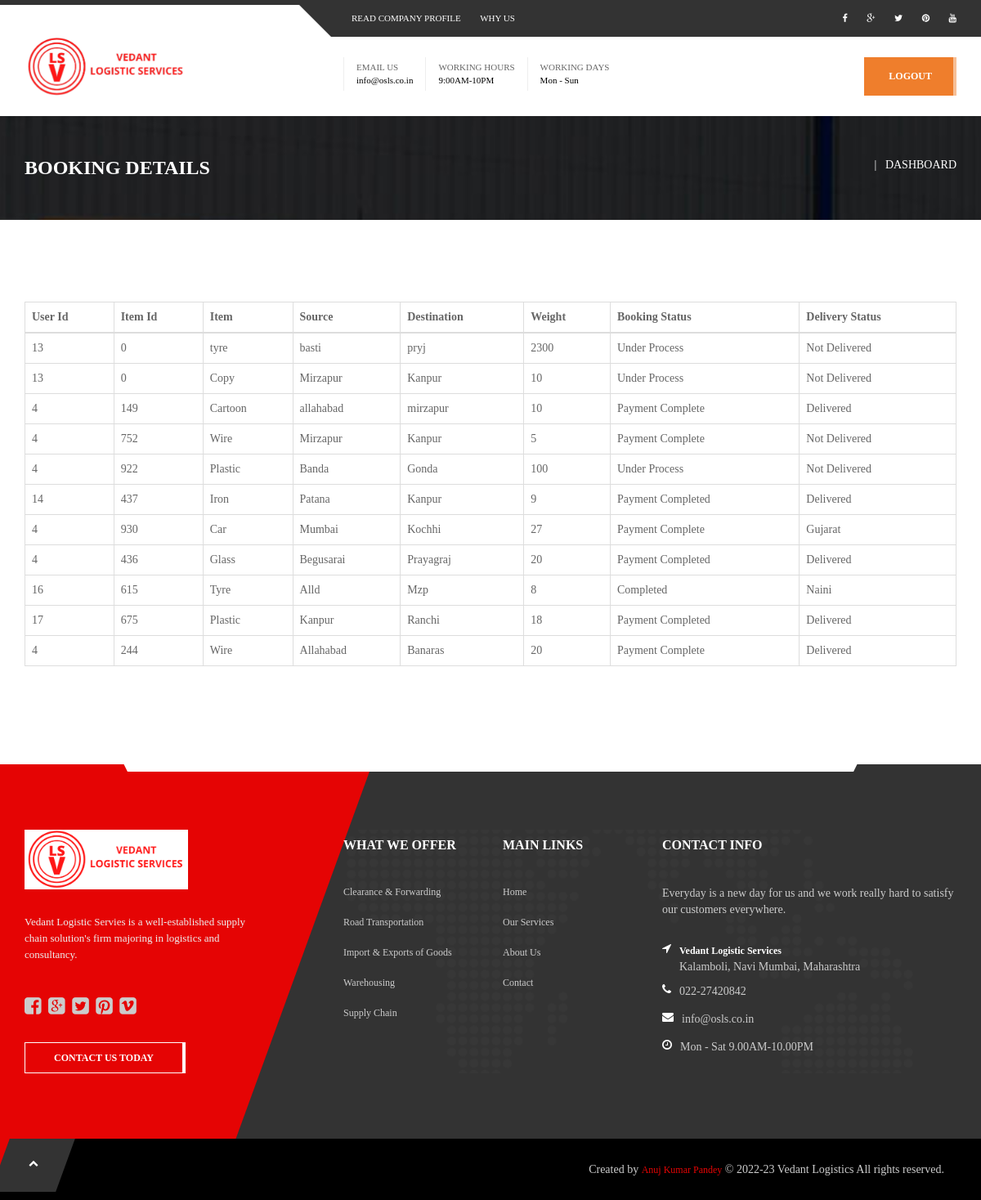
The page /bookinfo.php on the database its author committed.
### tables this page shows
CREATE TABLE `bookingdetails` (
  `id` int(11) NOT NULL,
  `itemid` int(11) NOT NULL,
  `userID` int(11) NOT NULL,
  `item` varchar(255) NOT NULL,
  `source` varchar(255) NOT NULL,
  `destination` varchar(255) NOT NULL,
  `weight` int(11) NOT NULL,
  `bookingstatus` varchar(255) NOT NULL DEFAULT 'Under Process',
  `deliverystatus` varchar(255) NOT NULL DEFAULT 'Not Delivered',
  `price` int(11) NOT NULL
);

### bookinfo.php (the view, shortened to what this page needs)
<?php
    $host="localhost";
    $user="root";
    $password="";
    $db="vls";
    $link = mysqli_connect($host,$user,$password,$db);
?>
	<?php include 'head.php' ?>
		<body data-scrolling-animations="true">
			<div class="sp-body">
				<header id="this-is-top">
					<div class="container-fluid">
						<div class="topmenu row">
							<nav class="col-sm-offset-3 col-md-offset-4 col-lg-offset-4 col-sm-6 col-md-5 col-lg-5"> <a href="#">read company profile</a> <a href="#">WHY US</a> </nav>
							<nav class="text-right col-sm-3 col-md-3 col-lg-3"> <a href="#"><i class="fa fa-facebook"></i></a> <a href="#"><i class="fa fa-google-plus"></i></a> <a href="#"><i class="fa fa-twitter"></i></a> <a href="#"><i class="fa fa-pinterest"></i></a> <a href="#"><i class="fa fa-youtube"></i></a> </nav>
						</div>
						<div class="row header">
							<div class="col-sm-3 col-md-3 col-lg-3"> <img src="img/logo1.png" width="200px" alt="Vedant Logistics" /> </div>
							<div class="col-sm-offset-1 col-md-offset-1 col-lg-offset-1 col-sm-8 col-md-8 col-lg-8">
								<div class="text-right header-padding">
									<div class="h-block"><span>EMAIL US</span>info@osls.co.in</div>
									<div class="h-block"><span>WORKING HOURS</span> 9:00AM-10PM</div>
									<div class="h-block"><span>WORKING DAYS</span>Mon - Sun</div> <a class="btn btn-success" href="login.php" type="submit" name="logout">LOGOUT</a> </div>
							</div>
						</div>
						</nav> <a id="menu-close" href="#"><i class="fa fa-times"></i></a> </div>
				</header>
				<div class="bg-image page-title">
					<div class="container-fluid"> <a href="#"><h1>BOOKING DETAILS</h1></a>
						<div class="pull-right">
							 &nbsp;&nbsp;|&nbsp;&nbsp; <a href="admin_dashboard.php">DASHBOARD</a> </div>
					</div>
				</div>
				<br>
				<div class="container-fluid block-content">
					<table class="table table-bordered">
						<thead class="thead_dark">
							<tr>
								<th scope="col">User Id</th>
								<th scope="col">Item Id</th>
								<th scope="col">Item</th>
								<th scope="col">Source</th>
								<th scope="col">Destination</th>
								<th scope="col">Weight</th>
								<th scope="col">Booking Status</th>
								<th scope="col">Delivery Status</th>
							</tr>
						</thead>
		<?php
        $sql3 = "select * from bookingdetails";
        $result=mysqli_query($link,$sql3);
    	$count=mysqli_num_rows($result);
        if($count){
            while($row=mysqli_fetch_assoc($result)){
                echo
                '<tr>
					<td>
						'.$row["userID"].'
					</td>
					<td>
						'.$row["itemid"].'
					</td>
                    <td>
                        '.$row["item"].'
                    </td>
                    <td>
                        '.$row["source"].'
                    </td>
                    <td>
                        '.$row["destination"].'
                    </td>
                    <td>
                        '.$row["weight"].'
                    </td>
                    <td>
                        '.$row["bookingstatus"].'
                    </td>
					<td>
					'.$row["deliverystatus"].'
				</td>
                </tr>';
            }
        }
    ?>
					</table>
				</div>
				<br>
				<?php include 'footer.php' ?>
			</div>
		</body>
		</html>

### head.php (shortened to what this page needs)
<!DOCTYPE html>
<html>
<head>
        <link href="css/master.css" rel="stylesheet">
		<link rel="stylesheet" id="switcher-css" type="text/css" href="assets/switcher/css/switcher.css" media="all" />
		<link rel="alternate stylesheet" type="text/css" href="assets/switcher/css/color1.css" title="color1" media="all" data-default-color="true" />
		<link rel="alternate stylesheet" type="text/css" href="assets/switcher/css/color2.css" title="color2" media="all" />
		<link rel="alternate stylesheet" type="text/css" href="assets/switcher/css/color3.css" title="color3" media="all" />
		<link rel="alternate stylesheet" type="text/css" href="assets/switcher/css/color4.css" title="color4" media="all" />
		<link rel="alternate stylesheet" type="text/css" href="assets/switcher/css/color5.css" title="color5" media="all" />
		<link rel="alternate stylesheet" type="text/css" href="assets/switcher/css/color6.css" title="color6" media="all" />
</head>

### footer.php
<footer>
        		<div class="color-part2"></div>
        		<div class="color-part"></div>
        		<div class="container-fluid">
            		<div class="row block-content">
               			<div class="col-sm-4 wow zoomIn" data-wow-delay="0.3s">
                    		 <img src="img/logo2.png" width="200px" alt="Vedant Logistics"/>
	                        <p>Vedant Logistic Servies is a well-established supply chain solution's firm majoring in logistics and consultancy.</p>
	                        <div class="footer-icons">
	                            <a href="#"><i class="fa fa-facebook-square fa-2x"></i></a>
	                            <a href="#"><i class="fa fa-google-plus-square fa-2x"></i></a>
	                            <a href="#"><i class="fa fa-twitter-square fa-2x"></i></a>
	                            <a href="#"><i class="fa fa-pinterest-square fa-2x"></i></a>
	                            <a href="#"><i class="fa fa-vimeo-square fa-2x"></i></a>
	                        </div>
	                        <a href="contact.php" class="btn btn-lg btn-danger">CONTACT US TODAY</a>
	                    </div>
	                    <div class="col-sm-2 wow zoomIn" data-wow-delay="0.3s">
                    		<h4>WHAT WE OFFER</h4>
	                        <nav>
                        		<a href="clearance.php">Clearance & Forwarding</a>
	                            <a href="road-trucking.php">Road Transportation</a>
	                            <a href="goods.php">Import & Exports of Goods</a>
	                            <a href="warehousing.php">Warehousing</a>
	                            <a href="supply-chain-management.php">Supply Chain</a>
	                        </nav>
	                    </div>
	                    <div class="col-sm-2 wow zoomIn" data-wow-delay="0.3s">
                    		<h4>MAIN LINKS</h4>
	                        <nav>
                        		<a href="index.php">Home</a>
	                            <a href="services.php">Our Services</a>
	                            <a href="about-us.php">About Us</a>
	                            <a href="contact.php">Contact</a>
	                        </nav>
	                    </div>
	                    <div class="col-sm-4 wow zoomIn" data-wow-delay="0.3s">
                    		<h4>CONTACT INFO</h4>
	                        Everyday is a new day for us and we work really hard to satisfy our customers everywhere.
	                        <div class="contact-info">
	                            <span><i class="fa fa-location-arrow"></i><strong>Vedant Logistic Services
</strong><br>Kalamboli, Navi Mumbai, Maharashtra</span>
	                            <span><i class="fa fa-phone"></i>022-27420842</span>
	                            <span><i class="fa fa-envelope"></i>info@osls.co.in </span>
	                            <span><i class="fa fa-clock-o"></i>Mon - Sat  9.00AM-10.00PM</span>
	                        </div>
	                    </div>
	                </div>
             		<div class="copy text-right"><a id="to-top" href="#this-is-top"><i class="fa fa-chevron-up"></i></a>Created by <a href="https://www.linkedin.com/in/anuj-kumar-pandey-6102aa15a/">Anuj Kumar Pandey</a> &copy; 2022-23 Vedant Logistics All rights reserved.</div>
	             </div>
	        </footer>

### assets/switcher/css/color2.css (style rules this page uses)
.why-us li, .stats > div > div, .stats > div > div:hover > span:first-child, #partners .owl-buttons div, #to-top:hover, .bg-image.blog-section h3, .bg-image.blog-section div div a, .bg-image.blog-section div div a:hover, .owl-theme .owl-controls .owl-buttons div, .adress-details > div > span, .comments > div > span.author, nav.pagination a, .tags a, .recent-posts div a, ul.blog-cats li a, .attachments li a, h1, h2, h3, h4, h5, h6, ul.styled li > ul > li > a, ul.styled > li > a, .nav-tabs > li > a, .default-inp i, .our-services div > a > span > i { color:#222127; }
.why-us li span, .topmenu nav, .topmenu:before, footer, #to-top, .two-news > div div:last-child > div { background:#222127; }
header, .topmenu nav:first-child:before { border-top-color:#222127; }
.navbar-main > li > .dropdown-menu, footer .color-part, .btn.btn-danger, .btn.btn-danger:hover, .btn.btn-danger, .btn.btn-danger:hover, .main-menu, .main-menu:before, #main-menu-bg, .stats > div > div:hover, .btn.btn-sm.btn-default:before, .big-hr.color-2, .our-services.styled div > a:hover:after, .adress-details > div > span:after, .comments > div > a.reply:hover, .comments > div > a.reply:after, nav.pagination a:hover, .tags a:hover, ul.blog-cats > li:hover, #menu-open, .main-menu section nav, .our-services div > a:hover > span, .testimonial-content span, .info-texts:after, .post-info:after, .customBgColor { background-color:#228dcb; }
.stats span:first-child, footer .copy a, .twitter-feeds div span, .recent-posts div a:hover { color:#228dcb; }
.btn.btn-success, .btn-success:hover, .big-hr.color-1, .one-news > div > div, .btn.btn-sm.btn-success:before, .our-services div > a:hover:after, nav.pagination a.active, ul.styled > li.active, .nav-tabs > li.active > a, .nav-tabs > li.active > a:focus, .nav-tabs > li.active > a:hover, .info-texts:before, ul.blog-cats > li:before, ul.blog-cats li > ul { background-color:#f48929; }

### assets/switcher/css/color3.css (style rules this page uses)
.why-us li, .stats > div > div, .stats > div > div:hover > span:first-child, #partners .owl-buttons div, #to-top:hover, .bg-image.blog-section h3, .bg-image.blog-section div div a, .bg-image.blog-section div div a:hover, .owl-theme .owl-controls .owl-buttons div, .adress-details > div > span, .comments > div > span.author, nav.pagination a, .tags a, .recent-posts div a, ul.blog-cats li a, .attachments li a, h1, h2, h3, h4, h5, h6, ul.styled li > ul > li > a, ul.styled > li > a, .nav-tabs > li > a, .default-inp i, .our-services div > a > span > i { color:#292c31; }
.why-us li span, .topmenu nav, .topmenu:before, footer, #to-top, .two-news > div div:last-child > div { background:#292c31; }
header, .topmenu nav:first-child:before { border-top-color:#292c31; }
.navbar-main > li > .dropdown-menu, footer .color-part, .btn.btn-danger, .btn.btn-danger:hover, .btn.btn-danger, .btn.btn-danger:hover, .main-menu, .main-menu:before, #main-menu-bg, .stats > div > div:hover, .btn.btn-sm.btn-default:before, .big-hr.color-2, .our-services.styled div > a:hover:after, .adress-details > div > span:after, .comments > div > a.reply:hover, .comments > div > a.reply:after, nav.pagination a:hover, .tags a:hover, ul.blog-cats > li:hover, #menu-open, .main-menu section nav, .our-services div > a:hover > span, .testimonial-content span, .info-texts:after, .post-info:after, .customBgColor { background-color:#00bff3; }
.stats span:first-child, footer .copy a, .twitter-feeds div span, .recent-posts div a:hover { color:#00bff3; }
.btn.btn-success, .btn-success:hover, .big-hr.color-1, .one-news > div > div, .btn.btn-sm.btn-success:before, .our-services div > a:hover:after, nav.pagination a.active, ul.styled > li.active, .nav-tabs > li.active > a, .nav-tabs > li.active > a:focus, .nav-tabs > li.active > a:hover, .info-texts:before, ul.blog-cats > li:before, ul.blog-cats li > ul { background-color:#f04d4e; }

### rows shown on the page
bookingdetails: userID "13", itemid "0", item "tyre", source "basti", destination "pryj", weight "2300", bookingstatus "Under Process", deliverystatus "Not Delivered"
bookingdetails: userID "13", itemid "0", item "Copy", source "Mirzapur", destination "Kanpur", weight "10", bookingstatus "Under Process", deliverystatus "Not Delivered"
bookingdetails: userID "4", itemid "149", item "Cartoon", source "allahabad", destination "mirzapur", weight "10", bookingstatus "Payment Complete", deliverystatus "Delivered"
bookingdetails: userID "4", itemid "752", item "Wire", source "Mirzapur", destination "Kanpur", weight "5", bookingstatus "Payment Complete", deliverystatus "Not Delivered"
bookingdetails: userID "4", itemid "922", item "Plastic", source "Banda", destination "Gonda", weight "100", bookingstatus "Under Process", deliverystatus "Not Delivered"
bookingdetails: userID "14", itemid "437", item "Iron", source "Patana", destination "Kanpur", weight "9", bookingstatus "Payment Completed", deliverystatus "Delivered"
bookingdetails: userID "4", itemid "930", item "Car", source "Mumbai", destination "Kochhi", weight "27", bookingstatus "Payment Complete", deliverystatus "Gujarat"
bookingdetails: userID "4", itemid "436", item "Glass", source "Begusarai", destination "Prayagraj", weight "20", bookingstatus "Payment Completed", deliverystatus "Delivered"
bookingdetails: userID "16", itemid "615", item "Tyre", source "Alld", destination "Mzp", weight "8", bookingstatus "Completed", deliverystatus "Naini"
bookingdetails: userID "17", itemid "675", item "Plastic", source "Kanpur", destination "Ranchi", weight "18", bookingstatus "Payment Completed", deliverystatus "Delivered"
bookingdetails: userID "4", itemid "244", item "Wire", source "Allahabad", destination "Banaras", weight "20", bookingstatus "Payment Complete", deliverystatus "Delivered"
